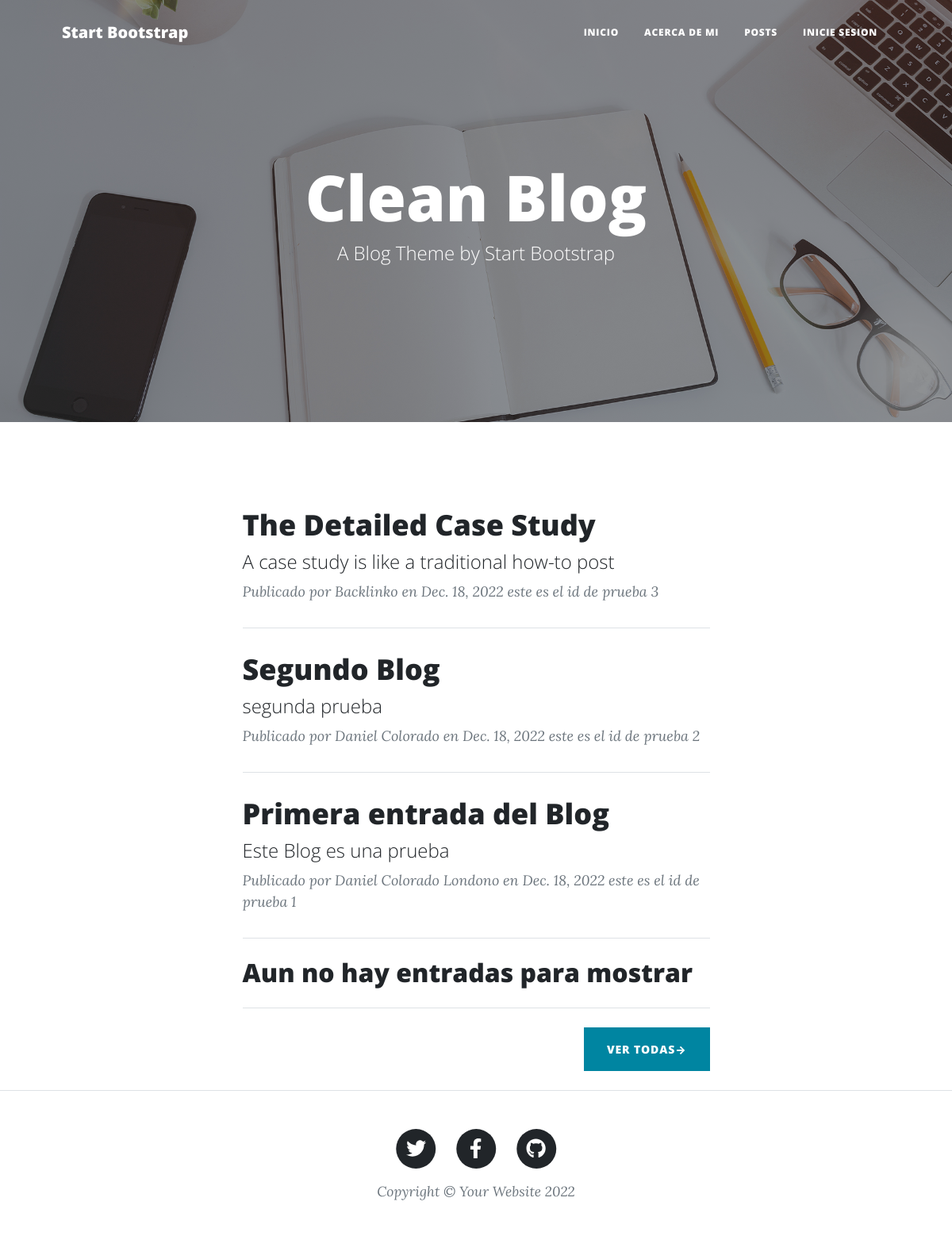
The page / on the database its author committed.
### blog/models.py (models this page shows, shortened)
class Post(models.Model):
    titulo = models.CharField(max_length=255)
    subtitulo = models.CharField(max_length=255)
    cuerpo = RichTextUploadingField() # CKEditor Rich Text Field
    imagen = models.ImageField(upload_to='media')
    autor = models.CharField(max_length=255)
    fecha = models.DateField()

### blog/views.py (the view)
# urls.py: path("", inicio, name= "inicio"),
def inicio(request):
    blogs = Post.objects.all().order_by('-id')[:4] # Consulta por id, y limita a 4 de mayor a menor (ORDER BY id DESC en SQL) (LIMIT 4)
    if len(blogs) == 0:
        blog_1 = Post.objects.none()
        blog_2 = Post.objects.none()
        blog_3 = Post.objects.none()
        blog_4 = Post.objects.none()
    elif len(blogs) == 1:
        blog_1 = blogs[0]
        blog_2 = Post.objects.none()
        blog_3 = Post.objects.none()
        blog_4 = Post.objects.none()
    elif len(blogs) == 2:
        blog_1 = blogs[0]
        blog_2 = blogs[1]
        blog_3 = Post.objects.none()
        blog_4 = Post.objects.none()
    elif len(blogs) == 3:
        blog_1 = blogs[0]
        blog_2 = blogs[1]
        blog_3 = blogs[2]
        blog_4 = Post.objects.none()
    else:
        blog_1 = blogs[0]
        blog_2 = blogs[1]
        blog_3 = blogs[2]
        blog_4 = blogs[3]
    return render(request, "index.html", {"blog_1": blog_1, "blog_2": blog_2, "blog_3": blog_3, "blog_4": blog_4})

### blog/templates/index.html (shortened to what this page needs)
<!DOCTYPE html>
<html lang="en">
    <head>
        {% load static %}
        <link href="{% static 'css/styles.css' %}" rel="stylesheet" />
    </head>
    <body>
        <nav class="navbar navbar-expand-lg navbar-light" id="mainNav">
            <div class="container px-4 px-lg-5">
                <a class="navbar-brand" href="index.html">Start Bootstrap</a>
                <div class="collapse navbar-collapse" id="navbarResponsive">
                    <ul class="navbar-nav ms-auto py-4 py-lg-0">
                        <li class="nav-item"><a class="nav-link px-lg-3 py-3 py-lg-4" href="index.html">Inicio</a></li>
                        <li class="nav-item"><a class="nav-link px-lg-3 py-3 py-lg-4" href="about.html">Acerca de mi</a></li>
                        <li class="nav-item"><a class="nav-link px-lg-3 py-3 py-lg-4" href="post.html">Posts</a></li>
                        <li class="nav-item"><a class="nav-link px-lg-3 py-3 py-lg-4" href="{% url 'user' %}">inicie Sesion</a></li>
                    </ul>
                </div>
            </div>
        </nav>
        <header class="masthead" style="background-image: url({% static 'assets/img/home-bg.jpg' %})">
            <div class="container position-relative px-4 px-lg-5">
                <div class="row gx-4 gx-lg-5 justify-content-center">
                    <div class="col-md-10 col-lg-8 col-xl-7">
                        <div class="site-heading">
                            <h1>Clean Blog</h1>
                            <span class="subheading">A Blog Theme by Start Bootstrap</span>
                        </div>
                    </div>
                </div>
            </div>
        </header>
        <div class="container px-4 px-lg-5">
            <div class="row gx-4 gx-lg-5 justify-content-center">
                <div class="col-md-10 col-lg-8 col-xl-7">
                    <br>
                    <div class="post-preview">
                        {% if blog_1 %}
                        <a href="post.html">
                            <h2 class="post-title">{{ blog_1.titulo }}</h2>
                            <h4 class="post-subtitle">{{ blog_1.subtitulo }}</h3>
                        </a>
                        <p class="post-meta">
                            Publicado por {{ blog_1.autor }}
                            en {{ blog_1.fecha}}
                            este es el id de prueba {{ blog_1.id}}
                        </p>
                        {% else %}
                        <h2 class="post-title">No hay entradas para mostrar</h2>
                        {% endif %}
                    </div>
                    <hr class="my-4" />
                    <div class="post-preview">
                        {% if blog_2 %}
                        <a href="post.html">
                            <h2 class="post-title">{{ blog_2.titulo }}</h2>
                            <h4 class="post-subtitle">{{ blog_2.subtitulo }}</h3>
                        </a>
                        <p class="post-meta">
                            Publicado por {{ blog_2.autor }}
                            en {{ blog_2.fecha}}
                            este es el id de prueba {{ blog_2.id}}
                        </p>
                        {% else %}
                        <h2 class="post-title">No hay entradas para mostrar</h2>
                        {% endif %}
                    </div>
                    <hr class="my-4" />
                    <div class="post-preview">
                        {% if blog_3 %}
                        <a href="post.html">
                            <h2 class="post-title">{{ blog_3.titulo }}</h2>
                            <h4 class="post-subtitle">{{ blog_3.subtitulo }}</h3>
                        </a>
                        <p class="post-meta">
                            Publicado por {{ blog_3.autor }}
                            en {{ blog_3.fecha}}
                            este es el id de prueba {{ blog_3.id}}
                        </p>
                        {% else %}
                        <h2 class="post-title">Aun no hay entradas para mostrar</h2>
                        {% endif %}
                    </div>
                    <hr class="my-4" />
                    <div class="post-preview">
                        {% if blog_4 %}
                        <a href="post.html">
                            <h2 class="post-title">{{ blog_4.titulo }}</h2>
                            <h4 class="post-subtitle">{{ blog_4.subtitulo }}</h3>
                        </a>
                        <p class="post-meta">
                            Publicado por {{ blog_4.autor }}
                            en {{ blog_4.fecha}}
                            este es el id de prueba {{ blog_4.id}}
                        </p>
                        {% else %}
                        <h2 class="post-title">Aun no hay entradas para mostrar</h2>
                        {% endif %}
                    </div>
                    <hr class="my-4" />
                    <div class="d-flex justify-content-end mb-4"><a class="btn btn-primary text-uppercase" href="#!">Ver todas→</a></div>
                </div>
            </div>
        </div>
        <footer class="border-top">
            <div class="container px-4 px-lg-5">
                <div class="row gx-4 gx-lg-5 justify-content-center">
                    <div class="col-md-10 col-lg-8 col-xl-7">
                        <ul class="list-inline text-center">
                            <li class="list-inline-item">
                                <a href="#!">
                                    <span class="fa-stack fa-lg">
                                        <i class="fas fa-circle fa-stack-2x"></i>
                                        <i class="fab fa-twitter fa-stack-1x fa-inverse"></i>
                                    </span>
                                </a>
                            </li>
                            <li class="list-inline-item">
                                <a href="#!">
                                    <span class="fa-stack fa-lg">
                                        <i class="fas fa-circle fa-stack-2x"></i>
                                        <i class="fab fa-facebook-f fa-stack-1x fa-inverse"></i>
                                    </span>
                                </a>
                            </li>
                            <li class="list-inline-item">
                                <a href="#!">
                                    <span class="fa-stack fa-lg">
                                        <i class="fas fa-circle fa-stack-2x"></i>
                                        <i class="fab fa-github fa-stack-1x fa-inverse"></i>
                                    </span>
                                </a>
                            </li>
                        </ul>
                        <div class="small text-center text-muted fst-italic">Copyright &copy; Your Website 2022</div>
                    </div>
                </div>
            </div>
        </footer>
    </body>
</html>

### rows shown on the page
Post: titulo "The Detailed Case Study", subtitulo "A case study is like a traditional how-to post", autor "Backlinko", fecha "Dec. 18, 2022", id "3"
Post: titulo "Segundo Blog", subtitulo "segunda prueba", autor "Daniel Colorado", fecha "Dec. 18, 2022", id "2"
Post: titulo "Primera entrada del Blog", subtitulo "Este Blog es una prueba", autor "Daniel Colorado Londono", fecha "Dec. 18, 2022", id "1"
